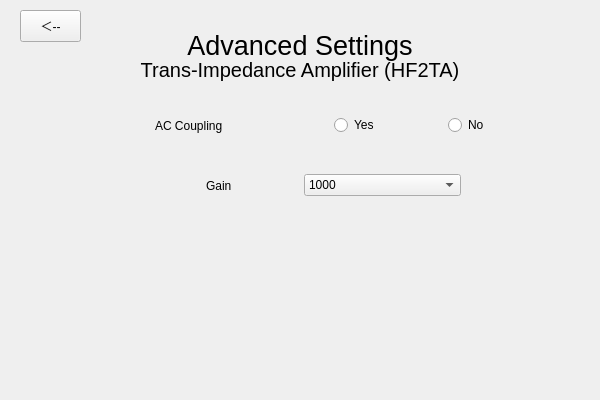
<?xml version="1.0" encoding="UTF-8"?>
<ui version="4.0">
 <class>MainWindow</class>
 <widget class="QMainWindow" name="MainWindow">
  <property name="geometry">
   <rect>
    <x>0</x>
    <y>0</y>
    <width>600</width>
    <height>400</height>
   </rect>
  </property>
  <property name="minimumSize">
   <size>
    <width>300</width>
    <height>200</height>
   </size>
  </property>
  <property name="maximumSize">
   <size>
    <width>600</width>
    <height>400</height>
   </size>
  </property>
  <property name="windowTitle">
   <string>MainWindow</string>
  </property>
  <widget class="QWidget" name="centralwidget">
   <widget class="QWidget" name="horizontalLayoutWidget_5">
    <property name="geometry">
     <rect>
      <x>80</x>
      <y>100</y>
      <width>441</width>
      <height>51</height>
     </rect>
    </property>
    <layout class="QHBoxLayout" name="ACCoupling">
     <item alignment="Qt::AlignHCenter">
      <widget class="QLabel" name="ACCouplingLabel">
       <property name="text">
        <string>AC Coupling</string>
       </property>
      </widget>
     </item>
     <item>
      <layout class="QHBoxLayout" name="ACCouplingValue">
       <item alignment="Qt::AlignHCenter">
        <widget class="QRadioButton" name="acCouplingYes_TA">
         <property name="text">
          <string>Yes</string>
         </property>
        </widget>
       </item>
       <item alignment="Qt::AlignHCenter">
        <widget class="QRadioButton" name="acCouplingNo_TA">
         <property name="text">
          <string>No</string>
         </property>
        </widget>
       </item>
      </layout>
     </item>
    </layout>
   </widget>
   <widget class="QWidget" name="horizontalLayoutWidget_4">
    <property name="geometry">
     <rect>
      <x>140</x>
      <y>160</y>
      <width>321</width>
      <height>51</height>
     </rect>
    </property>
    <layout class="QHBoxLayout" name="Gain">
     <item alignment="Qt::AlignHCenter">
      <widget class="QLabel" name="GainLabel">
       <property name="text">
        <string>Gain</string>
       </property>
      </widget>
     </item>
     <item>
      <widget class="QComboBox" name="gainValue">
       <item>
        <property name="text">
         <string>1000</string>
        </property>
       </item>
       <item>
        <property name="text">
         <string>100</string>
        </property>
       </item>
       <item>
        <property name="text">
         <string>10000</string>
        </property>
       </item>
       <item>
        <property name="text">
         <string>100000</string>
        </property>
       </item>
       <item>
        <property name="text">
         <string>1000000</string>
        </property>
       </item>
      </widget>
     </item>
    </layout>
    <zorder>gainValue</zorder>
    <zorder>GainLabel</zorder>
   </widget>
   <widget class="QLabel" name="AdvancedSettings_TA">
    <property name="geometry">
     <rect>
      <x>150</x>
      <y>20</y>
      <width>300</width>
      <height>50</height>
     </rect>
    </property>
    <property name="font">
     <font>
      <pointsize>20</pointsize>
     </font>
    </property>
    <property name="text">
     <string>Advanced Settings</string>
    </property>
    <property name="alignment">
     <set>Qt::AlignCenter</set>
    </property>
   </widget>
   <widget class="QLabel" name="HF2TA">
    <property name="geometry">
     <rect>
      <x>50</x>
      <y>50</y>
      <width>500</width>
      <height>40</height>
     </rect>
    </property>
    <property name="font">
     <font>
      <pointsize>15</pointsize>
     </font>
    </property>
    <property name="text">
     <string>Trans-Impedance Amplifier (HF2TA)</string>
    </property>
    <property name="alignment">
     <set>Qt::AlignCenter</set>
    </property>
   </widget>
   <widget class="QPushButton" name="pageUp">
    <property name="geometry">
     <rect>
      <x>20</x>
      <y>10</y>
      <width>61</width>
      <height>32</height>
     </rect>
    </property>
    <property name="text">
     <string>＜--</string>
    </property>
   </widget>
  </widget>
  <widget class="QMenuBar" name="menubar">
   <property name="geometry">
    <rect>
     <x>0</x>
     <y>0</y>
     <width>600</width>
     <height>26</height>
    </rect>
   </property>
  </widget>
 </widget>
 <resources/>
 <connections/>
</ui>
